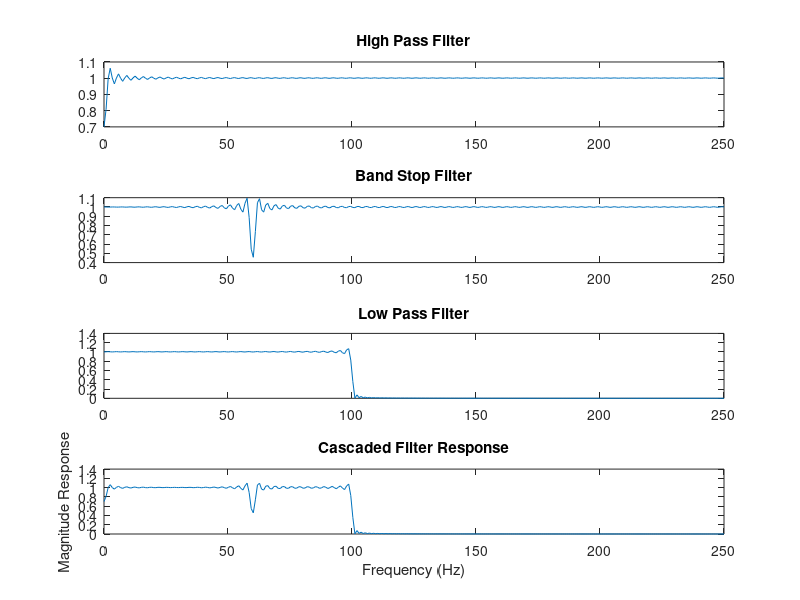

Write MATLAB code to recreate this figure.
n = 300;
hpf = fir1(n,0.002,'high',kaiser(n+1,0.5));
bsf = fir1(n,[0.2380 0.2420],'stop',kaiser(n+1,0.5));
lpf = fir1(n,0.4,'low',kaiser(n+1,0.5));
[h0,w] = freqz(hpf,1,n);
[h1,w] = freqz(bsf,1,n);
[h2,w] = freqz(lpf,1,n);
fs = 500;
w = linspace(0,fs*0.5,length(h0));
figure(1)
subplot(4,1,1)
plot(w,abs(h0))
title('High Pass Filter')
subplot(4,1,2)
plot(w,abs(h1))
title('Band Stop Filter')
subplot(4,1,3)
plot(w,abs(h2))
title('Low Pass Filter')
subplot(4,1,4)
plot(w,abs(h0.*h1.*h2))
xlabel('Frequency (Hz)')
ylabel('Magnitude Response')
title('Cascaded Filter Response')